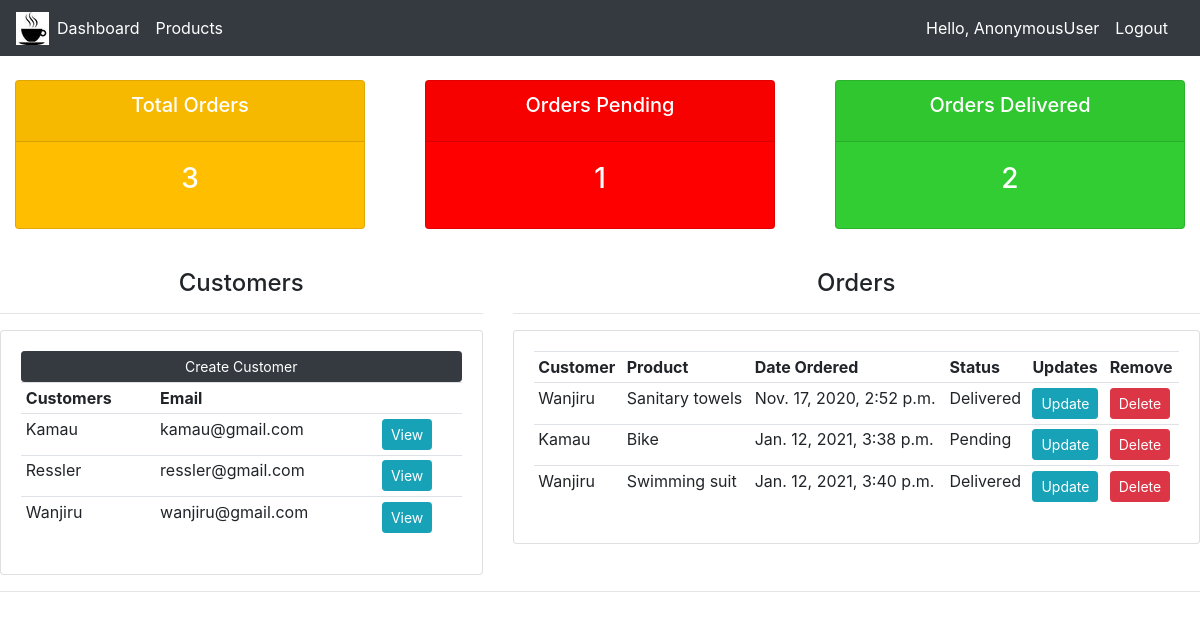
Before: / with the older database file.
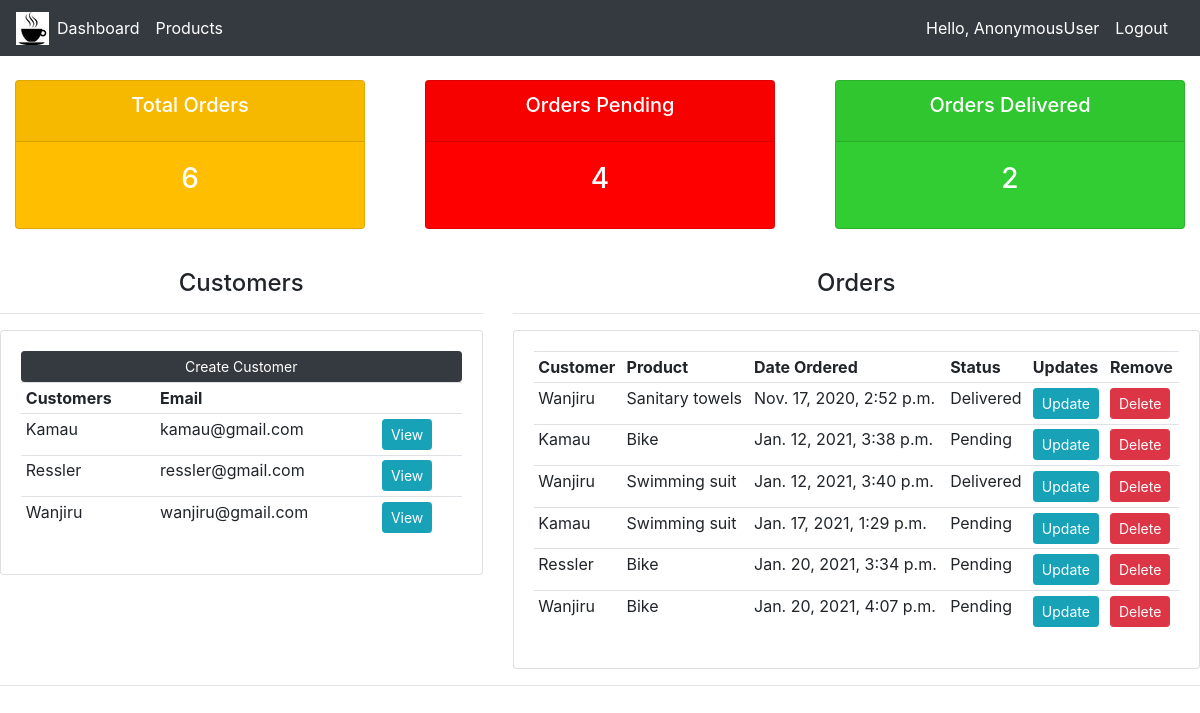
After: the same page with the newer database file.
### customer_app/models.py (models this page shows, shortened)
class Customer(models.Model):
    name = models.CharField(max_length=200)
    email = models.EmailField(max_length=50)
    phone = models.CharField(max_length=15)
    date_created = models.DateTimeField(default=timezone.now)
    def __str__(self):
        return self.name

class Order(models.Model):
    STATUS = (
        ('Pending', 'Pending'),
        ('Out for delivery', 'Out for delivery'),
        ('Delivered', 'Delivered'),
    )
    customer = models.ForeignKey(Customer, default=None, on_delete=models.CASCADE) # cascade deletes the whole order when a customer is deleted
    product = models.ForeignKey(Product, null=True, on_delete=models.SET_NULL) # set_null does not delete the whole order if a product is deleted
    date_created = models.DateTimeField(default=timezone.now)
    status = models.CharField(max_length=200, choices=STATUS)

class Product(models.Model):
    CATEGORY = (
        ('Indoor', 'Indoor'),
        ('Out Door', 'Out Door'),
    )
    name = models.CharField(max_length=200)
    price = models.FloatField()
    category = models.CharField(max_length=200, choices=CATEGORY)
    description = models.CharField(max_length=200)
    tag = models.ManyToManyField(Tag)
    date_created = models.DateTimeField(default=timezone.now)
    def __str__(self):
        return self.name

### customer_app/views.py (the view)
# urls.py: path('', views.home, name='home'),
def home(request):
    context = {
        'customers': Customer.objects.all(),
        'orders': Order.objects.all(),
        'total_orders': Order.objects.count(),
        'total_customers': Customer.objects.count(),
        'delivered': Order.objects.filter(status='Delivered').count(),
        'pending': Order.objects.filter(status='Pending').count()
    }
    return render(request, 'customer_app/dashboard.html', context)

### templates/customer_app/dashboard.html
{% extends 'base.html' %}
{% block content %}
{% include 'customer_app/status.html' %}
<br>
<div class="row">
    <div class="col col-md-5">
        <h4 class="text-center">Customers</h4>
        <hr>
        <div class="card card-body">
            <a class="btn btn-dark btn-sm btn-block" href="#">Create Customer</a>
            <table class="table table-sm">
                <tr>
                    <th>Customers</th>
                    <th>Email</th>
                    <th></th>
                </tr>
                {% for customer in customers %}
                <tr>
                    <td>{{ customer.name }}</td>
                    <td>{{ customer.email }}</td>
                    <td><a class="btn btn-sm btn-info" href="{% url 'customers' customer.id %}">View</a></td>
                </tr>
                {% endfor %}
            </table>
        </div>
    </div>
    <div class="col col-md-7">
        <h4 class="text-center">Orders</h4>
        <hr>
        <div class="card card-body">
            <table class="table table-sm">
                <tr>
                    <th>Customer</th>
                    <th>Product</th>
                    <th>Date Ordered</th>
                    <th>Status</th>
                    <th>Updates</th>
                    <th>Remove</th>
                </tr>
                {% for order in orders %}
                <tr>
                    <td>{{ order.customer }}</td>
                    <td>{{ order.product }}</td>
                    <td>{{ order.date_created }}</td>
                    <td>{{ order.status }}</td>
                    <td><a class="btn btn-sm btn-info" href="{% url 'update_order' order.id %}">Update</a></td>
                    <td><a class="btn btn-sm btn-danger" href="{% url 'delete_order' order.id %}">Delete</a></td>
                </tr>
                {% endfor %}
            </table>
        </div>
    </div>
</div>
{% endblock content %}

### templates/base.html (shortened to what this page needs)
{% load static %}
<html>
    <head>
        <link rel="stylesheet" type="text/css" href="{% static 'css/style.css' %}">
        <link rel="stylesheet" href="https://stackpath.bootstrapcdn.com/bootstrap/4.5.2/css/bootstrap.min.css"
>
    </head>
    <body>
            {% include 'customer_app/navbar.html' %}
                {% block content %}
                {% endblock content %}
            <hr>
    </body>
</html>

### templates/customer_app/navbar.html (shortened to what this page needs)
{% load static %}
<nav class="navbar navbar-expand-lg navbar-dark bg-dark">
  <a href="/"> <img src="{% static 'images/logo.jpg' %}"> </a>
  <div class="collapse navbar-collapse" id="navbarNav">
    <ul class="navbar-nav">
      <li class="nav-item active">
        <a class="nav-link" href="{% url 'home' %}">Dashboard</a>
      </li>
      <li class="nav-item active">
        <a class="nav-link" href="{% url 'products' %}">Products</a>
      </li>
    </ul>
  </div>
  <span class="hello-logout">Hello, {{request.user}}</span>
  <span>
    <a class="hello-logout" href="{% url 'logout' %}">Logout</a>
  </span>
</nav>

### templates/customer_app/status.html
<br>
<div class="row">
	<div class="col">
		<div class="col-md">
			<div class="card text-center text-white  mb-3" id="total-orders">
			  	<div class="card-header">
			  		<h5 class="card-title">Total Orders</h5>
			  	</div>
			  	<div class="card-body">
			    	<h3 class="card-title">{{ total_orders }}</h3>
			  	</div>
			</div>
		</div>
	</div>
	<div class="col">
		<div class="col-md">
			<div class="card text-center text-white  mb-3" id="orders-pending">
			  	<div class="card-header">
			  		<h5 class="card-title">Orders Pending</h5>
			  	</div>
			  	<div class="card-body">
			    	<h3 class="card-title">{{ pending }}</h3>
			  	</div>
			</div>
		</div>
    </div>
    <div class="col">
		<div class="col-md">
			<div class="card text-center text-white  mb-3" id="orders-delivered">
			  	<div class="card-header">
			  		<h5 class="card-title">Orders Delivered</h5>
			  	</div>
			  	<div class="card-body">
			    	<h3 class="card-title">{{ delivered }}</h3>
			  	</div>
			</div>
		</div>
	</div>
</div>

### static/css/style.css (style rules this page uses)
body { background-color: #C0C0C0; }
#total-orders { background-color: #ffbf00; }
#orders-delivered { background-color: #32CD32; }
#orders-pending { background-color: #FF0000; }

### templates/customer_app/navbar.html (style rules this page uses)
.hello-logout { font-size: 16px; color: #fff; margin-right: 16px; }

Changed rows visible on the page:
added Order: customer "Kamau", product "Swimming suit", date_created "Jan. 17, 2021, 1:29 p.m.", status "Pending"
added Order: customer "Ressler", product "Bike", date_created "Jan. 20, 2021, 3:34 p.m.", status "Pending"
added Order: customer "Wanjiru", product "Bike", date_created "Jan. 20, 2021, 4:07 p.m.", status "Pending"
Other visible differences:
{{ total_orders }}: "3" → "6"
{{ pending }}: "1" → "4"
